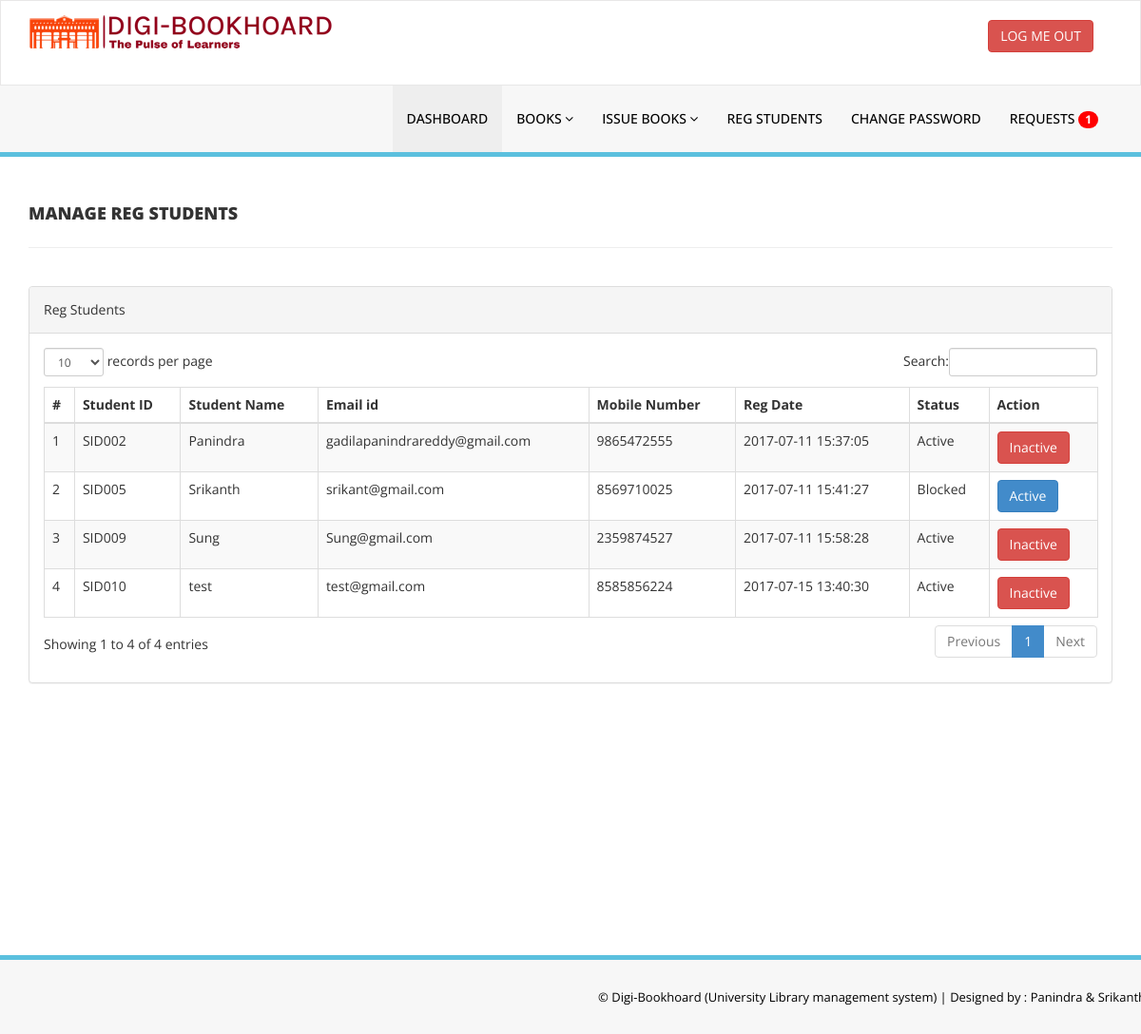
/admin/reg-students.php (signed in), run on the app's committed database.
### tables this page shows
CREATE TABLE `tblstudents` (
  `id` int(11) NOT NULL,
  `StudentId` varchar(100) DEFAULT NULL,
  `FullName` varchar(120) DEFAULT NULL,
  `EmailId` varchar(120) DEFAULT NULL,
  `MobileNumber` char(11) DEFAULT NULL,
  `Password` varchar(120) DEFAULT NULL,
  `Status` int(1) DEFAULT NULL,
  `RegDate` timestamp NULL DEFAULT CURRENT_TIMESTAMP,
  `UpdationDate` timestamp NULL DEFAULT NULL ON UPDATE CURRENT_TIMESTAMP
);

### admin/reg-students.php (the view, shortened to what this page needs)
<?php
include('../includes/config.php');
if (strlen($_SESSION['alogin']) == 0) {
    header('location:../adminlogin.php');
} else {
?>
    <!DOCTYPE html>
    <html xmlns="http://www.w3.org/1999/xhtml">
    <head>
        <link href="../assets/css/bootstrap.css" rel="stylesheet" />
        <link href="../assets/css/font-awesome.css" rel="stylesheet" />
        <link href="../assets/css/style.css" rel="stylesheet" />
        <link href="../assets/js/dataTables/dataTables.bootstrap.css" rel="stylesheet" />
    </head>
    <body>
        <?php include('../includes/header.php'); ?>
        <div class="content-wrapper">
            <div class="container">
                <div class="row pad-botm">
                    <div class="col-md-12">
                        <h4 class="header-line">Manage Reg Students</h4>
                    </div>
                </div>
                <div class="row">
                    <div class="col-md-12">
                        <div class="panel panel-default">
                            <div class="panel-heading">
                                Reg Students
                            </div>
                            <div class="panel-body">
                                <div class="table-responsive">
                                    <table class="table table-striped table-bordered table-hover" id="dataTables-example">
                                        <thead>
                                            <tr>
                                                <th>#</th>
                                                <th>Student ID</th>
                                                <th>Student Name</th>
                                                <th>Email id </th>
                                                <th>Mobile Number</th>
                                                <th>Reg Date</th>
                                                <th>Status</th>
                                                <th>Action</th>
                                            </tr>
                                        </thead>
                                        <tbody>
                                            <?php $sql = "SELECT * from tblstudents";
                                            $query = $pdo->prepare($sql);
                                            $query->execute();
                                            $results = $query->fetchAll(PDO::FETCH_OBJ);
                                            $cnt = 1;
                                            if ($query->rowCount() > 0) {
                                                foreach ($results as $result) {               ?>
                                                    <tr class="odd gradeX">
                                                        <td class="center"><?php echo htmlentities($cnt); ?></td>
                                                        <td class="center"><?php echo htmlentities($result->StudentId); ?></td>
                                                        <td class="center"><?php echo htmlentities($result->FullName); ?></td>
                                                        <td class="center"><?php echo htmlentities($result->EmailId); ?></td>
                                                        <td class="center"><?php echo htmlentities($result->MobileNumber); ?></td>
                                                        <td class="center"><?php echo htmlentities($result->RegDate); ?></td>
                                                        <td class="center"><?php if ($result->Status == 1) {
                                                                                echo htmlentities("Active");
                                                                            } else {
                                                                                echo htmlentities("Blocked");
                                                                            }
                                                                            ?></td>
                                                        <td class="center">
                                                            <?php if ($result->Status == 1) { ?>
                                                                <a href="reg-students.php?inid=<?php echo htmlentities($result->id); ?>" onclick="return confirm('Are you sure you want to block this student?');"" >  <button class=" btn btn-danger"> Inactive</button>
                                                                <?php } else { ?>
                                                                    <a href="reg-students.php?id=<?php echo htmlentities($result->id); ?>" onclick="return confirm('Are you sure you want to active this student?');""><button class=" btn btn-primary"> Active</button>
                                                                    <?php } ?>
                                                        </td>
                                                    </tr>
                                            <?php $cnt = $cnt + 1;
                                                }
                                            } ?>
                                        </tbody>
                                    </table>
                                </div>
                            </div>
                        </div>
                    </div>
                </div>
            </div>
        </div>
        <?php include('../includes/footer.php'); ?>
    </body>
    </html>
<?php } ?>

### assets/css/style.css (style rules this page uses)
.content-wrapper { margin-top: 40px; min-height:800px; padding-bottom:90px; }
.header-line { font-weight:900; padding-bottom:25px; border-bottom:1px solid #eeeeee; text-transform:uppercase; }
.pad-botm { padding-bottom:30px; }

### data on the page
tblstudents: StudentId "SID002", FullName "Panindra", EmailId "gadilapanindrareddy@gmail.com", MobileNumber "9865472555", RegDate "2017-07-11 15:37:05"
tblstudents: StudentId "SID005", FullName "Srikanth", EmailId "srikant@gmail.com", MobileNumber "8569710025", RegDate "2017-07-11 15:41:27"
tblstudents: StudentId "SID009", FullName "Sung", EmailId "Sung@gmail.com", MobileNumber "2359874527", RegDate "2017-07-11 15:58:28"
tblstudents: StudentId "SID010", FullName "test", EmailId "test@gmail.com", MobileNumber "8585856224", RegDate "2017-07-15 13:40:30"

### other printed values
$count "1"
